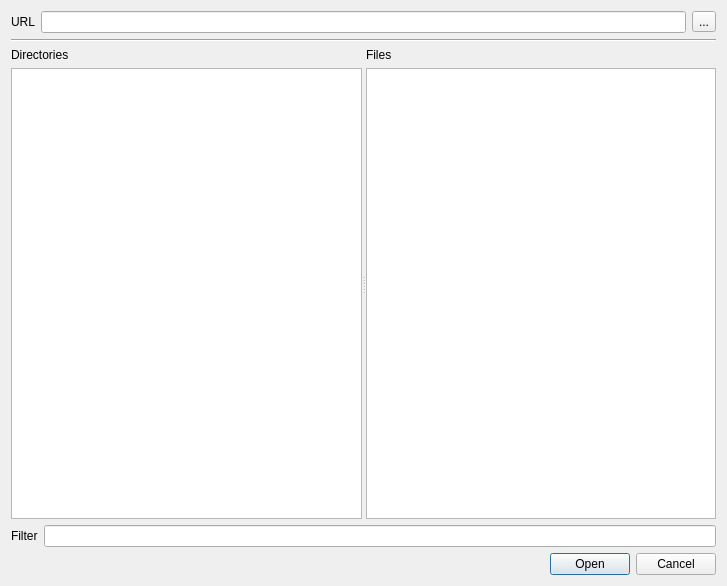
<?xml version="1.0" encoding="UTF-8"?>
<ui version="4.0">
 <class>QArkOpenFilterFileDialog</class>
 <widget class="QDialog" name="QArkOpenFilterFileDialog">
  <property name="geometry">
   <rect>
    <x>0</x>
    <y>0</y>
    <width>727</width>
    <height>586</height>
   </rect>
  </property>
  <property name="windowTitle">
   <string>Dialog</string>
  </property>
  <layout class="QVBoxLayout" name="verticalLayout_3">
   <item>
    <layout class="QHBoxLayout" name="horizontalLayout_2">
     <item>
      <widget class="QLabel" name="urlLabel">
       <property name="text">
        <string>URL</string>
       </property>
      </widget>
     </item>
     <item>
      <widget class="QLineEdit" name="urlLineEdit">
       <property name="enabled">
        <bool>true</bool>
       </property>
       <property name="frame">
        <bool>true</bool>
       </property>
      </widget>
     </item>
     <item>
      <widget class="QToolButton" name="urlToolButton">
       <property name="text">
        <string>...</string>
       </property>
      </widget>
     </item>
    </layout>
   </item>
   <item>
    <widget class="Line" name="line">
     <property name="orientation">
      <enum>Qt::Horizontal</enum>
     </property>
    </widget>
   </item>
   <item>
    <widget class="QSplitter" name="splitter">
     <property name="sizePolicy">
      <sizepolicy hsizetype="Expanding" vsizetype="Expanding">
       <horstretch>0</horstretch>
       <verstretch>0</verstretch>
      </sizepolicy>
     </property>
     <property name="orientation">
      <enum>Qt::Horizontal</enum>
     </property>
     <widget class="QWidget" name="">
      <layout class="QVBoxLayout" name="verticalLayout">
       <item>
        <widget class="QLabel" name="directoryLabel">
         <property name="sizePolicy">
          <sizepolicy hsizetype="Preferred" vsizetype="Preferred">
           <horstretch>0</horstretch>
           <verstretch>0</verstretch>
          </sizepolicy>
         </property>
         <property name="text">
          <string>Directories</string>
         </property>
        </widget>
       </item>
       <item>
        <widget class="QListWidget" name="directoryListWidget">
         <property name="sizePolicy">
          <sizepolicy hsizetype="Expanding" vsizetype="Expanding">
           <horstretch>0</horstretch>
           <verstretch>0</verstretch>
          </sizepolicy>
         </property>
        </widget>
       </item>
      </layout>
     </widget>
     <widget class="QWidget" name="">
      <layout class="QVBoxLayout" name="verticalLayout_2">
       <item>
        <widget class="QLabel" name="fileLabel">
         <property name="sizePolicy">
          <sizepolicy hsizetype="Preferred" vsizetype="Preferred">
           <horstretch>0</horstretch>
           <verstretch>0</verstretch>
          </sizepolicy>
         </property>
         <property name="text">
          <string>Files</string>
         </property>
        </widget>
       </item>
       <item>
        <widget class="QListWidget" name="fileListWidget"/>
       </item>
      </layout>
     </widget>
    </widget>
   </item>
   <item>
    <layout class="QHBoxLayout" name="horizontalLayout">
     <item>
      <widget class="QLabel" name="filterLabel">
       <property name="text">
        <string>Filter</string>
       </property>
      </widget>
     </item>
     <item>
      <widget class="QLineEdit" name="filterLineEdit"/>
     </item>
    </layout>
   </item>
   <item>
    <widget class="QDialogButtonBox" name="buttonBox">
     <property name="orientation">
      <enum>Qt::Horizontal</enum>
     </property>
     <property name="standardButtons">
      <set>QDialogButtonBox::Cancel|QDialogButtonBox::Open</set>
     </property>
     <property name="centerButtons">
      <bool>false</bool>
     </property>
    </widget>
   </item>
  </layout>
 </widget>
 <resources/>
 <connections>
  <connection>
   <sender>buttonBox</sender>
   <signal>accepted()</signal>
   <receiver>QArkOpenFilterFileDialog</receiver>
   <slot>accept()</slot>
   <hints>
    <hint type="sourcelabel">
     <x>248</x>
     <y>254</y>
    </hint>
    <hint type="destinationlabel">
     <x>157</x>
     <y>274</y>
    </hint>
   </hints>
  </connection>
  <connection>
   <sender>buttonBox</sender>
   <signal>rejected()</signal>
   <receiver>QArkOpenFilterFileDialog</receiver>
   <slot>reject()</slot>
   <hints>
    <hint type="sourcelabel">
     <x>316</x>
     <y>260</y>
    </hint>
    <hint type="destinationlabel">
     <x>286</x>
     <y>274</y>
    </hint>
   </hints>
  </connection>
 </connections>
</ui>
